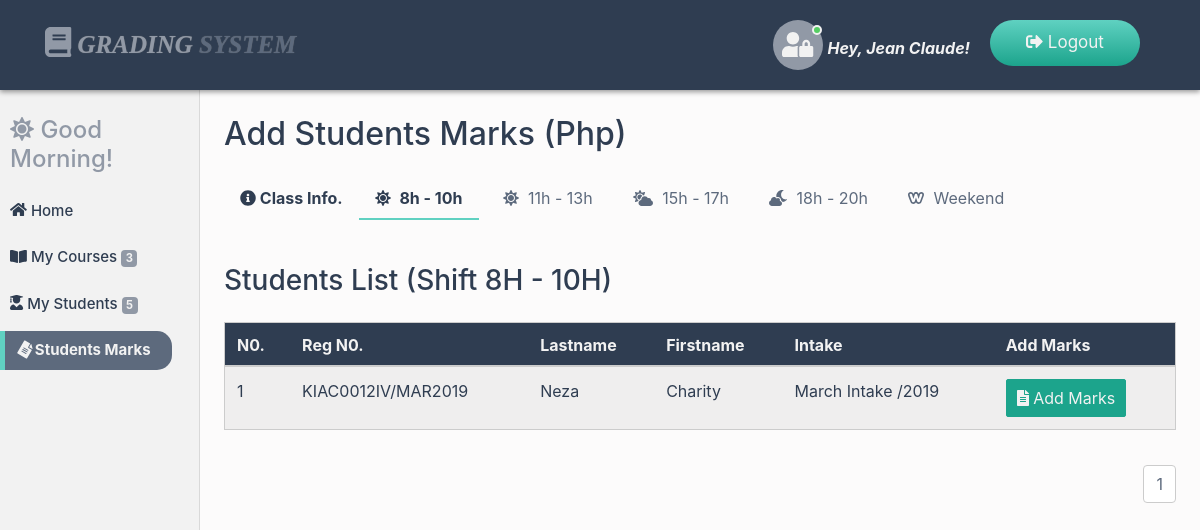
Page /teacher-dashboard/student_add_marks1.php?course=11 (signed in) on the committed database.
### tables this page shows
CREATE TABLE `teacher` (
  `teacher_ID` int(20) NOT NULL,
  `teacher_Fname` varchar(200) NOT NULL,
  `teacher_Lname` varchar(200) NOT NULL,
  `teacher_Mail` varchar(200) NOT NULL,
  `teacher_Gen` varchar(20) NOT NULL,
  `teacher_Address` varchar(200) NOT NULL,
  `teacher_Phone` varchar(20) NOT NULL,
  `password` varchar(200) NOT NULL,
  `dep_ID` int(20) NOT NULL,
  `status` varchar(20) NOT NULL
);

CREATE TABLE `courses` (
  `course_ID` int(20) NOT NULL,
  `course_Name` varchar(200) NOT NULL,
  `dep_ID` int(20) NOT NULL,
  `total_Marks` int(20) NOT NULL,
  `status` varchar(20) NOT NULL
);

CREATE TABLE `student` (
  `student_ID` int(20) NOT NULL,
  `reg_Num` varchar(200) NOT NULL,
  `student_Fname` varchar(200) NOT NULL,
  `student_Lname` varchar(200) NOT NULL,
  `student_Mail` varchar(200) NOT NULL,
  `student_Gender` varchar(200) NOT NULL,
  `student_Address` varchar(200) NOT NULL,
  `student_Phone` varchar(200) NOT NULL,
  `parent_Phone` varchar(200) NOT NULL,
  `student_Intake` varchar(200) NOT NULL,
  `dep_ID` int(20) NOT NULL,
  `student_Shift` varchar(200) NOT NULL,
  `start_Date` varchar(20) NOT NULL,
  `status` varchar(20) NOT NULL
);

### teacher-dashboard/session/session.php (called while the page is built, shortened)
<?php
$session_Id = $_SESSION['teacherid'];
?>

### teacher-dashboard/student_add_marks1.php (the view, shortened to what this page needs)
<?php
include("../connection/connect.php");
include("session/session.php");
$retr = "Select teacher.teacher_ID,teacher.teacher_Fname,department.dep_Name,department.dep_ID
FROM teacher INNER JOIN department ON teacher.dep_ID = department.dep_ID
AND teacher.teacher_ID = '$session_Id'";
$run_retr = mysqli_query($con, $retr);
$row_retr = mysqli_fetch_array($run_retr);
$fname = $row_retr['teacher_Fname'];
$departID = $row_retr['dep_ID'];
if(isset($_GET['course'])){
    $cour = $_GET['course'];
    $select = "select * from courses where course_ID = '$cour'";
    $run_select = mysqli_query($con,$select);
    $fetch_select = mysqli_fetch_array($run_select);
    $cname = $fetch_select['course_Name'];
}
?>
<!DOCTYPE html>
<html lang="en">
<head>
<link rel="stylesheet" href="../css/bootstrap.min.css">
<link rel="stylesheet" href="../css/all.min.css">
<link rel="stylesheet" href="../css/main.css">
<link rel="stylesheet" href="../css/animate.css">
</head>
<body>
<nav class="navbar navbar-expand-md bg-dark navbar-dark fixed-top main-nav">
  <div class="container">
        <a class="navbar-brand" href="index.php"><i class="fas fa-book logo-icon"></i> Grading <span class="fat">System</span></a>
      <ul class="nav navbar-nav ml-auto lang-switcher">
      <li class="nav-item">
      <span class="user-img">
        <span class="user-icon">
          <i class="fas fa-user-lock"></i>
        </span>
        <span class="status online"></span>
      </span> <span class="hello-user">Hey, <?php echo $fname;?>!</span>
      </li>
      <li class="nav-item">
        <a class="nav-link" href="logout.php">
        <i class="fas fa-sign-out-alt"></i> Logout</a>
      </li>
      </ul>
    </div>
</nav>
<div class="container-fluid">
  <div class="row">
    <nav class="col-md-2 d-none d-md-block sidebar">
      <div class="sidebar-sticky">
        <div class="dash-salute wow bounceInLeft" data-wow-duration="2s">
            <?php
            $time = date("H");
            if(($time >="0") && ($time <"12")){
                echo"<h4><i class='fas fa-sun'></i> Good Morning!</h4>";
            }
            ?>
        </div>
          <ul class="nav flex-column dash-nav">
          <li class="nav-item">
          <a href="index.php" class="nav-link">
          <i class="fa fa-home dash-icon"></i> Home</a></li>
          <li class="nav-item">
          <a href="view_courses.php" class="nav-link">
          <i class="fa fa-book-open dash-icon"></i> My Courses
          <span class="badge badge-primary">
              <?php
              $count = "Select count(*) as NberOfData from courses where dep_ID = '$departID' and status='on'";
              $run_count = mysqli_query($con, $count);
              $row_count = mysqli_fetch_array($run_count);
              $count_data = $row_count['NberOfData'];
              echo $count_data;
              ?>
          </span>
          </a></li>
          <li class="nav-item">
          <a href="view_students_shift1.php" class="nav-link">
          <i class="fa fa-user-graduate dash-icon"></i> My Students
          <span class="badge badge-primary active-badge">
              <?php
              $count = "Select count(*) as NberOfData from student where dep_ID = '$departID' AND status='on'";
              $run_count = mysqli_query($con, $count);
              $row_count = mysqli_fetch_array($run_count);
              $count_data = $row_count['NberOfData'];
              echo $count_data;
              ?>
          </span>
          </a></li>
          <li class="nav-item">
          <a href="marks_page.php" class="nav-link active">
          <i class="fa fa-file-alt dash-icon"></i> Students Marks</a></li>
          </ul>
      </div>
    </nav>
    <main role="main" class="col-md-10 ml-sm-auto px-4">
      <div class="dash-output-section">
        <h2>Add Students Marks (<?php echo $cname;?>)</h2>
        <ul class="nav sub-nav">
           <li class="nav-item">
            <p class="nav-link sub-nav-head"><i class="fas fa-info-circle"></i> Class Info.</p>
          </li>
          <li class="nav-item">
            <a href="student_add_marks1.php?course=<?php echo $cour;?>" class="nav-link active">
              <i class="fas fa-sun sub-icon"></i> 8h - 10h
            </a>
          </li>
          <li class="nav-item">
            <a href="student_add_marks2.php?course=<?php echo $cour;?>" class="nav-link">
              <i class="fas fa-sun sub-icon"></i> 11h - 13h
            </a>
          </li>
          <li class="nav-item">
            <a href="student_add_marks3.php?course=<?php echo $cour;?>" class="nav-link">
              <i class="fas fa-cloud-sun sub-icon"></i> 15h - 17h
            </a>
          </li>
          <li class="nav-item">
            <a href="student_add_marks4.php?course=<?php echo $cour;?>" class="nav-link">
              <i class="fas fa-cloud-moon sub-icon"></i> 18h - 20h
            </a>
          </li>
          <li class="nav-item">
            <a href="student_add_marks5.php?course=<?php echo $cour;?>" class="nav-link">
              <i class="fab fa-weebly sub-icon"></i> Weekend
            </a>
          </li>
        </ul>
        <div class="info-display">
          <h3 class="">Students List
          (Shift 8H - 10H)</h3>
          <div class="table-responsive mt-4">
            <table class="table table-striped">
              <thead>
              <th>N0.</th>
              <th>Reg N0.</th>
              <th>Lastname</th>
              <th>Firstname</th>
              <th>Intake</th>
              <th>Add Marks</th>
              </thead>
               <?php
                $select = "Select student.student_Fname,student.student_Lname,
                        student.student_Mail,student.student_Gender,student.student_Address,
                        student.student_Phone,student.Reg_Num,student.student_Intake,
                        department.dep_Name FROM student INNER JOIN department
                        ON student.dep_ID = department.dep_ID
                        WHERE department.dep_ID = '$departID'  AND student.status = 'On' AND student.student_Shift = '8h-10h' ORDER BY student.student_Lname";
                $run_select = mysqli_query($con, $select);
                $number_of_results = mysqli_num_rows($run_select);
                $results_per_page = 5;
                $nber_of_Pages = ceil($number_of_results / $results_per_page);
                if(!isset($_GET['page'])){
                    $page = 1;
                  }
                  else{
                    $page = $_GET['page'];
                  }
                $this_page_first_result = ($page - 1) * $results_per_page;
                $select = "Select student.student_ID,student.student_Fname,student.student_Lname,
                        student.student_Mail,student.student_Gender,student.student_Address,
                        student.student_Phone,student.Reg_Num,student.student_Intake,
                        department.dep_Name FROM student INNER JOIN department
                        ON student.dep_ID = department.dep_ID
                        WHERE department.dep_ID = '$departID'  AND student.status = 'On' AND student.student_Shift = '8h-10h' ORDER BY student.student_Lname
                LIMIT " . $this_page_first_result . ',' . $results_per_page;
                $run_select = mysqli_query($con, $select);
                $num = $this_page_first_result;
                while($row_select = mysqli_fetch_array($run_select)){
                 $stdId = $row_select['student_ID'];
                 $fname = $row_select['student_Fname'];
                 $lname = $row_select['student_Lname'];
                 $regNum = $row_select['Reg_Num'];
                 $intake = $row_select['student_Intake'];
                 $num++;
                ?>
                <tr>
                <td><?php echo $num; ?></td>
                <td><?php echo $regNum; ?></td>
                <td><?php echo $lname; ?></td>
                <td><?php echo $fname; ?></td>
                <td><?php echo $intake; ?></td>
                <td><a href="add_marks.php?student=<?php echo $stdId;?>&course=<?php echo $cour;?>"
                    class="btn btn-primary"><i class="fas fa-file-alt"></i>
                    Add Marks</a></td>
                </tr>
                <?php }?>
            </table>
            <ul class="pagination justify-content-end">
            <?php
            for($i=1; $i<=$nber_of_Pages; $i+=1){
                echo '<li class="page-item"><a
                class="page-link"
                href="student_add_marks1.php?course='. $cour .'&page='. $i .'"> '. $i .' </a></li>';
            }
            ?>
            </ul>
        </div>
      </div>
    </main>
  </div>
</div>
</body>
</html>

### rows in the picture
teacher: teacher_Fname "Jean Claude"
courses: course_Name "Php"
student: reg_Num "KIAC0012IV/MAR2019", student_Lname "Neza", student_Fname "Charity", student_Intake "March Intake /2019"

### other values in the picture
$count_data "3"
$count_data "5"
$i "1"
